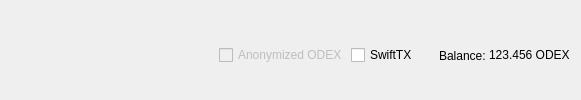
         <widget class="QFrame" name="frame_Send">
          <layout class="QHBoxLayout" name="horizontalLayout">
           <property name="bottomMargin">
            <number>0</number>
           </property>
           <item>
            <widget class="QtMaterialFlatButton" name="sendButton" native="true">
             <property name="minimumSize">
              <size>
               <width>150</width>
               <height>0</height>
              </size>
             </property>
             <property name="toolTip">
              <string>Confirm the send action</string>
             </property>
             <property name="text" stdset="0">
              <string>Send</string>
             </property>
             <property name="icon" stdset="0">
              <iconset resource="../odex.qrc">
               <normaloff>:/icons/send</normaloff>:/icons/send</iconset>
             </property>
             <property name="autoDefault" stdset="0">
              <bool>false</bool>
             </property>
             <property name="default" stdset="0">
              <bool>true</bool>
             </property>
            </widget>
           </item>
           <item>
            <widget class="QtMaterialFlatButton" name="clearButton" native="true">
             <property name="sizePolicy">
              <sizepolicy hsizetype="Minimum" vsizetype="Fixed">
               <horstretch>0</horstretch>
               <verstretch>0</verstretch>
              </sizepolicy>
             </property>
             <property name="toolTip">
              <string>Clear all fields of the form.</string>
             </property>
             <property name="text" stdset="0">
              <string>Clear All</string>
             </property>
             <property name="icon" stdset="0">
              <iconset resource="../odex.qrc">
               <normaloff>:/icons/remove</normaloff>:/icons/remove</iconset>
             </property>
             <property name="autoDefault" stdset="0">
              <bool>false</bool>
             </property>
            </widget>
           </item>
           <item>
            <widget class="QtMaterialFlatButton" name="addButton" native="true">
             <property name="toolTip">
              <string>Send to multiple recipients at once</string>
             </property>
             <property name="text" stdset="0">
              <string>Add Recipient</string>
             </property>
             <property name="icon" stdset="0">
              <iconset resource="../odex.qrc">
               <normaloff>:/icons/add</normaloff>:/icons/add</iconset>
             </property>
             <property name="autoDefault" stdset="0">
              <bool>false</bool>
             </property>
            </widget>
           </item>
           <item>
            <spacer name="horizontalSpacer">
             <property name="orientation">
              <enum>Qt::Horizontal</enum>
             </property>
             <property name="sizeHint" stdset="0">
              <size>
               <width>40</width>
               <height>20</height>
              </size>
             </property>
            </spacer>
           </item>
           <item>
            <layout class="QHBoxLayout" name="horizontalLayout_2">
             <property name="spacing">
              <number>3</number>
             </property>
             <item>
              <widget class="QCheckBox" name="checkzODEX">
               <property name="enabled">
                <bool>false</bool>
               </property>
               <property name="text">
                <string>Anonymized ODEX</string>
               </property>
              </widget>
             </item>
             <item>
              <widget class="QCheckBox" name="checkSwiftTX">
               <property name="enabled">
                <bool>true</bool>
               </property>
               <property name="minimumSize">
                <size>
                 <width>85</width>
                 <height>0</height>
                </size>
               </property>
               <property name="text">
                <string>SwiftTX</string>
               </property>
              </widget>
             </item>
             <item>
              <widget class="QLabel" name="label">
               <property name="text">
                <string>Balance:</string>
               </property>
              </widget>
             </item>
             <item>
              <widget class="QLabel" name="labelBalance">
               <property name="sizePolicy">
                <sizepolicy hsizetype="Preferred" vsizetype="Fixed">
                 <horstretch>0</horstretch>
                 <verstretch>0</verstretch>
                </sizepolicy>
               </property>
               <property name="cursor">
                <cursorShape>IBeamCursor</cursorShape>
               </property>
               <property name="text">
                <string notr="true">123.456 ODEX</string>
               </property>
               <property name="textInteractionFlags">
                <set>Qt::LinksAccessibleByMouse|Qt::TextSelectableByKeyboard|Qt::TextSelectableByMouse</set>
               </property>
              </widget>
             </item>
            </layout>
           </item>
          </layout>
         </widget>
